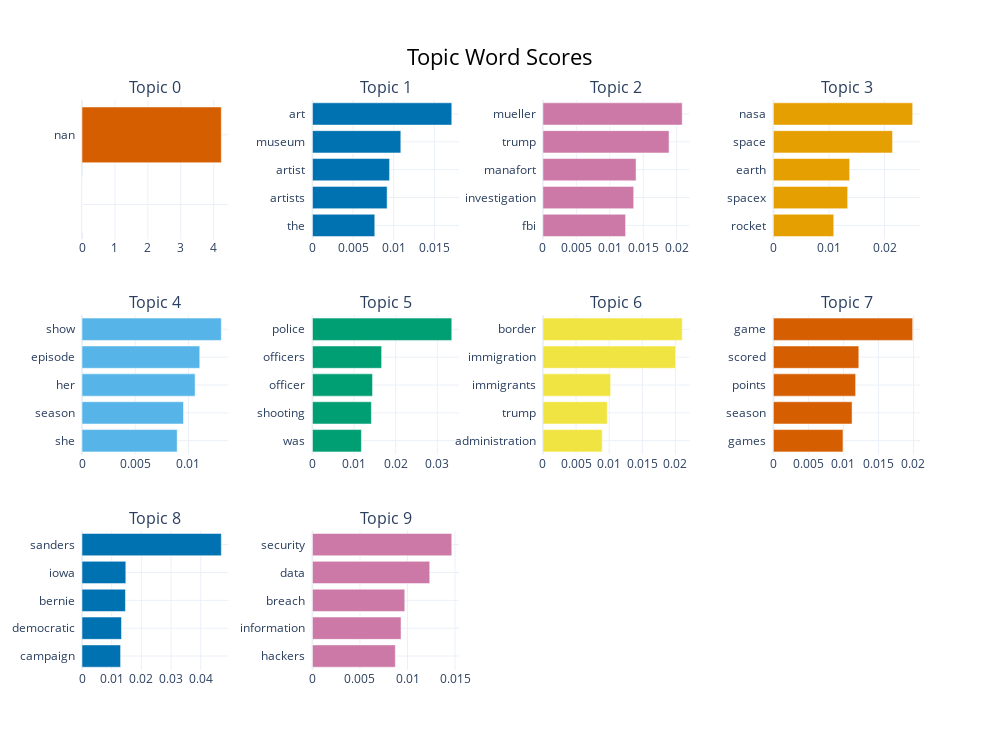

Write notebook code for a chart like this one.
### Markdown cell above
## 3) BERTopic

Goal: Topic shares by month-publisher using BERTopic for the topic modeling.

### Code cell
import pandas as pd
import re
import os
from sklearn.feature_extraction.text import ENGLISH_STOP_WORDS
from bertopic import BERTopic
from sentence_transformers import SentenceTransformer
import matplotlib.pyplot as plt
from difflib import get_close_matches
from tqdm import tqdm

# Load publishers
publishers = pd.read_csv("../data/processed/publishers.csv")

# Get all available newspaper sample files
data_dir = "../data/processed/newspapers/"
available_files = os.listdir(data_dir)

# Clean basenames from filenames
available_basenames = {
    re.sub(r'^sample_|\.csv$', '', fname): fname
    for fname in available_files
    if fname.startswith("sample_") and fname.endswith(".csv")
}

# Helper to sanitize
def sanitize(pub):
    return re.sub(r'\W+', '_', pub.lower()).strip('_')

# Load files
dfs = []
for pub in publishers['publication']:
    pub_clean = sanitize(pub)
    match = get_close_matches(pub_clean, available_basenames.keys(), n=1, cutoff=0.7)
    if match:
        matched_filename = os.path.join(data_dir, available_basenames[match[0]])
        print(f"✅ Matched: {pub} → {matched_filename}")
        dfs.append(pd.read_csv(matched_filename))
    else:
        print(f"❌ No file found for: {pub}")

df_all = pd.concat(dfs, ignore_index=True)

# Text cleaning
def clean_text(text):
    tokens = re.findall(r'\b[a-z]{3,}\b', str(text).lower())
    return ' '.join(tokens)

df_all['clean_article'] = df_all['article'].astype(str).apply(clean_text)

# Drop empties + reset index
df_all = df_all[df_all['clean_article'].str.strip().astype(bool)].reset_index(drop=True)

# Sample subset
df_all = df_all.sample(10000, random_state=42).reset_index(drop=True)

# Text list
texts = df_all['clean_article'].tolist()

# Embedding model
embedding_model = SentenceTransformer("paraphrase-MiniLM-L3-v2")

# Generate embeddings with progress bar
print("🔍 Generating embeddings...")
embeddings = embedding_model.encode(texts, show_progress_bar=True, batch_size=64)

# Fit BERTopic with precomputed embeddings
print("🔧 Fitting BERTopic...")
topic_model = BERTopic(
    embedding_model=None,  # Avoid recomputing!
    language="english",
    calculate_probabilities=True,
    verbose=True
)

topics, probs = topic_model.fit_transform(texts, embeddings)

# Plot bar chart
topic_model.visualize_barchart(top_n_topics=10)

### Figure 1 — Plotly figure (JSON) as saved in the notebook; plotly's stock layout.template omitted (floating-point values rounded to 4 significant figures)
{"data": [{"marker": {"color": "#D55E00"}, "orientation": "h", "type": "bar", "x": [1e-05, 1e-05, 1e-05, 1e-05, 4.231], "xaxis": "x", "y": ["  ", "  ", "  ", "  ", "nan  "], "yaxis": "y"}, {"marker": {"color": "#0072B2"}, "orientation": "h", "type": "bar", "x": [0.007671, 0.009191, 0.009492, 0.01087, 0.01715], "xaxis": "x2", "y": ["the  ", "artists  ", "artist  ", "museum  ", "art  "], "yaxis": "y2"}, {"marker": {"color": "#CC79A7"}, "orientation": "h", "type": "bar", "x": [0.01236, 0.01357, 0.01392, 0.01886, 0.02082], "xaxis": "x3", "y": ["fbi  ", "investigation  ", "manafort  ", "trump  ", "mueller  "], "yaxis": "y3"}, {"marker": {"color": "#E69F00"}, "orientation": "h", "type": "bar", "x": [0.01087, 0.01337, 0.01372, 0.02143, 0.02506], "xaxis": "x4", "y": ["rocket  ", "spacex  ", "earth  ", "space  ", "nasa  "], "yaxis": "y4"}, {"marker": {"color": "#56B4E9"}, "orientation": "h", "type": "bar", "x": [0.00894, 0.009534, 0.01062, 0.01106, 0.01309], "xaxis": "x5", "y": ["she  ", "season  ", "her  ", "episode  ", "show  "], "yaxis": "y5"}, {"marker": {"color": "#009E73"}, "orientation": "h", "type": "bar", "x": [0.01176, 0.01415, 0.01443, 0.01662, 0.03347], "xaxis": "x6", "y": ["was  ", "shooting  ", "officer  ", "officers  ", "police  "], "yaxis": "y6"}, {"marker": {"color": "#F0E442"}, "orientation": "h", "type": "bar", "x": [0.008949, 0.009718, 0.01022, 0.02003, 0.02102], "xaxis": "x7", "y": ["administration  ", "trump  ", "immigrants  ", "immigration  ", "border  "], "yaxis": "y7"}, {"marker": {"color": "#D55E00"}, "orientation": "h", "type": "bar", "x": [0.009937, 0.01124, 0.01174, 0.0122, 0.01988], "xaxis": "x8", "y": ["games  ", "season  ", "points  ", "scored  ", "game  "], "yaxis": "y8"}, {"marker": {"color": "#0072B2"}, "orientation": "h", "type": "bar", "x": [0.01299, 0.0133, 0.01463, 0.01475, 0.04692], "xaxis": "x9", "y": ["campaign  ", "democratic  ", "bernie  ", "iowa  ", "sanders  "], "yaxis": "y9"}, {"marker": {"color": "#CC79A7"}, "orientation": "h", "type": "bar", "x": [0.00872, 0.00932, 0.009713, 0.01234, 0.01466], "xaxis": "x10", "y": ["hackers  ", "information  ", "breach  ", "data  ", "security  "], "yaxis": "y10"}], "layout": {"annotations": [{"font": {"size": 16}, "showarrow": false, "text": "Topic 0", "x": 0.0875, "xanchor": "center", "xref": "paper", "y": 1, "yanchor": "bottom", "yref": "paper"}, {"font": {"size": 16}, "showarrow": false, "text": "Topic 1", "x": 0.3625, "xanchor": "center", "xref": "paper", "y": 1, "yanchor": "bottom", "yref": "paper"}, {"font": {"size": 16}, "showarrow": false, "text": "Topic 2", "x": 0.6375, "xanchor": "center", "xref": "paper", "y": 1, "yanchor": "bottom", "yref": "paper"}, {"font": {"size": 16}, "showarrow": false, "text": "Topic 3", "x": 0.9125, "xanchor": "center", "xref": "paper", "y": 1, "yanchor": "bottom", "yref": "paper"}, {"font": {"size": 16}, "showarrow": false, "text": "Topic 4", "x": 0.0875, "xanchor": "center", "xref": "paper", "y": 0.6222, "yanchor": "bottom", "yref": "paper"}, {"font": {"size": 16}, "showarrow": false, "text": "Topic 5", "x": 0.3625, "xanchor": "center", "xref": "paper", "y": 0.6222, "yanchor": "bottom", "yref": "paper"}, {"font": {"size": 16}, "showarrow": false, "text": "Topic 6", "x": 0.6375, "xanchor": "center", "xref": "paper", "y": 0.6222, "yanchor": "bottom", "yref": "paper"}, {"font": {"size": 16}, "showarrow": false, "text": "Topic 7", "x": 0.9125, "xanchor": "center", "xref": "paper", "y": 0.6222, "yanchor": "bottom", "yref": "paper"}, {"font": {"size": 16}, "showarrow": false, "text": "Topic 8", "x": 0.0875, "xanchor": "center", "xref": "paper", "y": 0.2444, "yanchor": "bottom", "yref": "paper"}, {"font": {"size": 16}, "showarrow": false, "text": "Topic 9", "x": 0.3625, "xanchor": "center", "xref": "paper", "y": 0.2444, "yanchor": "bottom", "yref": "paper"}], "height": 750, "hoverlabel": {"bgcolor": "white", "font": {"family": "Rockwell", "size": 16}}, "showlegend": false, "title": {"font": {"color": "Black", "size": 22}, "text": "Topic Word Scores", "x": 0.5, "xanchor": "center", "yanchor": "top"}, "width": 1000, "xaxis": {"anchor": "y", "domain": [0, 0.175], "showgrid": true}, "xaxis10": {"anchor": "y10", "domain": [0.275, 0.45], "showgrid": true}, "xaxis11": {"anchor": "y11", "domain": [0.55, 0.725], "showgrid": true}, "xaxis12": {"anchor": "y12", "domain": [0.825, 1], "showgrid": true}, "xaxis2": {"anchor": "y2", "domain": [0.275, 0.45], "showgrid": true}, "xaxis3": {"anchor": "y3", "domain": [0.55, 0.725], "showgrid": true}, "xaxis4": {"anchor": "y4", "domain": [0.825, 1], "showgrid": true}, "xaxis5": {"anchor": "y5", "domain": [0, 0.175], "showgrid": true}, "xaxis6": {"anchor": "y6", "domain": [0.275, 0.45], "showgrid": true}, "xaxis7": {"anchor": "y7", "domain": [0.55, 0.725], "showgrid": true}, "xaxis8": {"anchor": "y8", "domain": [0.825, 1], "showgrid": true}, "xaxis9": {"anchor": "y9", "domain": [0, 0.175], "showgrid": true}, "yaxis": {"anchor": "x", "domain": [0.7556, 1], "showgrid": true}, "yaxis10": {"anchor": "x10", "domain": [0, 0.2444], "showgrid": true}, "yaxis11": {"anchor": "x11", "domain": [0, 0.2444], "showgrid": true}, "yaxis12": {"anchor": "x12", "domain": [0, 0.2444], "showgrid": true}, "yaxis2": {"anchor": "x2", "domain": [0.7556, 1], "showgrid": true}, "yaxis3": {"anchor": "x3", "domain": [0.7556, 1], "showgrid": true}, "yaxis4": {"anchor": "x4", "domain": [0.7556, 1], "showgrid": true}, "yaxis5": {"anchor": "x5", "domain": [0.3778, 0.6222], "showgrid": true}, "yaxis6": {"anchor": "x6", "domain": [0.3778, 0.6222], "showgrid": true}, "yaxis7": {"anchor": "x7", "domain": [0.3778, 0.6222], "showgrid": true}, "yaxis8": {"anchor": "x8", "domain": [0.3778, 0.6222], "showgrid": true}, "yaxis9": {"anchor": "x9", "domain": [0, 0.2444], "showgrid": true}}}
